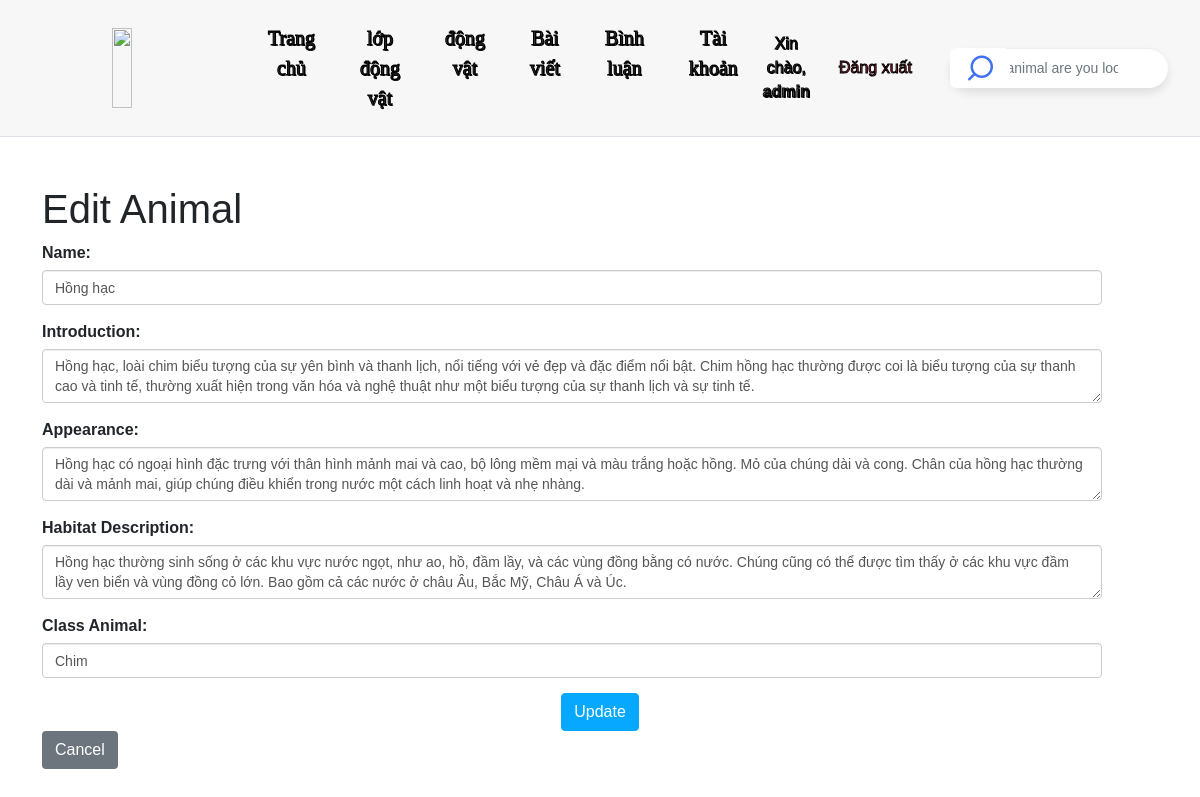
The app's page /admin/animals/edit/31 (signed in) with its own data.
### tables this page shows
CREATE TABLE IF NOT EXISTS `animals` (
  `id_animal` INT AUTO_INCREMENT PRIMARY KEY,
  `avatar` VARCHAR(255) NULL,
  `gioi_thieu_text` TEXT NULL,
  `imgqr3d` VARCHAR(255) NULL,
  `ngoai_hinh_text` TEXT NULL,
  `noi_sinh_song_image` VARCHAR(255) NULL,
  `noi_sinh_song_text` TEXT NULL,
  `name` VARCHAR(255) NOT NULL,
  `classanimals_id` INT NOT NULL,
  CONSTRAINT `fk_animals_class` FOREIGN KEY (`classanimals_id`) REFERENCES `classanimals` (`id_class`) ON DELETE CASCADE
);

CREATE TABLE IF NOT EXISTS `classanimals` (
  `id_class` INT AUTO_INCREMENT PRIMARY KEY,
  `background_video` VARCHAR(255) NULL,
  `info` TEXT NULL,
  `name` VARCHAR(255) NOT NULL
);

### controller/AnimalController.php (called while the page is built, shortened)
<?php
require_once __DIR__ . '/../config/config.php';
class AnimalController {
    private $db;
    public function __construct() {
        $database = new Database();
        $this->db = $database->getConnection();
    }
    public function getAnimalById($id) {
        $sql = "SELECT * FROM animals WHERE id_animal = :id";
        $stmt = $this->db->prepare($sql);
        $stmt->execute(['id' => $id]);
        return $stmt->fetch(PDO::FETCH_ASSOC);
    }
}
?>

### config/config.php (called while the page is built, shortened)
<?php
class Database {
    private $host = "localhost";
    private $db_name = "doanltw";
    private $username = "root";
    private $password = "";
    public function getConnection() {
        $this->conn = null;
        try {
            $this->conn = new PDO("mysql:host=" . $this->host . ";dbname=" . $this->db_name, $this->username, $this->password);
            $this->conn->setAttribute(PDO::ATTR_ERRMODE, PDO::ERRMODE_EXCEPTION);
        } catch (PDOException $exception) {
            echo "Lỗi kết nối: " . $exception->getMessage();
        }
        return $this->conn;
    }
}
?>

### controller/ClassAnimalController.php (called while the page is built, shortened)
<?php
require_once __DIR__ . '/../config/config.php';
class ClassAnimalController {
    private $db;
    public function __construct() {
        $database = new Database();
        $this->db = $database->getConnection();
    }
    public function getAllClassAnimals() {
        $sql = "SELECT * FROM classanimals";
        $stmt = $this->db->query($sql);
        return $stmt->fetchAll(PDO::FETCH_ASSOC);
    }
}
?>

### view/admin/animals/update_animal.php (the view, shortened to what this page needs)
<?php
require_once '../../../controller/AnimalController.php';
require_once '../../../controller/ClassAnimalController.php';
$animalController = new AnimalController();
$classAnimalController = new ClassAnimalController();
if ($_SERVER['REQUEST_METHOD'] === 'GET' && isset($_GET['id'])) {
    $animalId = intval($_GET['id']);
    $animal = $animalController->getAnimalById($animalId);
    $classAnimals = $classAnimalController->getAllClassAnimals();
}
?>
<!DOCTYPE html>
<html lang="en">
<head>
    <link rel="stylesheet" href="https://stackpath.bootstrapcdn.com/bootstrap/4.5.2/css/bootstrap.min.css">
</head>
<body>
    <?php include '../../headerAdmin.php'; ?>
    <div class="container mt-5">
        <h1>Edit Animal</h1>
        <form action="/animal_php/view/admin/animals/edit" method="POST">
            <div class="form-group">
                <label for="name">Name:</label>
                <input type="text" class="form-control" id="name" name="name" value="<?= htmlspecialchars($animal['name']) ?>" required>
            </div>
            <div class="form-group">
                <label for="gioi_thieu_text">Introduction:</label>
                <textarea class="form-control" id="gioi_thieu_text" name="gioi_thieu_text" required><?= htmlspecialchars($animal['gioi_thieu_text']) ?></textarea>
            </div>
            <div class="form-group">
                <label for="ngoai_hinh_text">Appearance:</label>
                <textarea class="form-control" id="ngoai_hinh_text" name="ngoai_hinh_text" required><?= htmlspecialchars($animal['ngoai_hinh_text']) ?></textarea>
            </div>
            <div class="form-group">
                <label for="noi_sinh_song_text">Habitat Description:</label>
                <textarea class="form-control" id="noi_sinh_song_text" name="noi_sinh_song_text" required><?= htmlspecialchars($animal['noi_sinh_song_text']) ?></textarea>
            </div>
            <div class="form-group">
                <label for="classanimals_id">Class Animal:</label>
                <select class="form-control" id="classanimals_id" name="classanimals_id" required>
                    <?php foreach ($classAnimals as $classAnimal): ?>
                        <option value="<?= htmlspecialchars($classAnimal['id_class']) ?>" <?= $classAnimal['id_class'] == $animal['classanimals_id'] ? 'selected' : '' ?>>
                            <?= htmlspecialchars($classAnimal['name']) ?>
                        </option>
                    <?php endforeach; ?>
                </select>
            </div>
            <button type="submit" class="btn btn-primary">Update</button>
            <a href="/animal_php/admin/animals" class="btn btn-secondary">Cancel</a>
        </form>
    </div>
</body>
</html>

### css/mystyle.css (style rules this page uses)
html { scroll-behavior: smooth; }
body { overflow-x: hidden; }
input { position: relative; outline: none; border: none; height: 100%; width: 100%; border-radius: 6px; font-size: 16px; font-weight: 400; color: black; background-color: #fff; }
.btn { display: inline-block; font-weight: 400; text-align: center; white-space: nowrap; vertical-align: middle; -webkit-user-select: none; -moz-user-select: none; -ms-user-select: none; user-select: none; border: 1px solid transparent; padding: .375rem .75rem; font-size: 1rem; line-height: 1.5; border-radius: .25rem; transition: color .15s ease-in-out,background-color .15s ease-in-out,border-color .15s ease-in-out,box-shadow .15s ease-in-out; cursor: pointer; }
.btn-primary { color: #fff; background-color: #07a8ff; border-color: #07a8ff; display: block; margin: 0 auto; }
.form-group { margin-bottom: 15px; }
label { display: inline-block; max-width: 100%; margin-bottom: 5px; font-weight: 700; }
.form-control { display: block; width: 95%; padding: 6px 12px; font-size: 14px; line-height: 1.42857143; color: #555; background-color: #fff; background-image: none; border: 1px solid #ccc; border-radius: 4px; -webkit-box-shadow: inset 0 1px 1px rgba(0,0,0,.075); box-shadow: inset 0 1px 1px rgba(0,0,0,.075); -webkit-transition: border-color ease-in-out .15s,-webkit-box-shadow ease-in-out .15s; -o-transition: border-color ease-in-out .15s,box-shadow ease-in-out .15s; transition: border-color ease-in-out .15s,box-shadow ease-in-out .15s; }
* { margin: 0; padding: 0; box-sizing: border-box; font-family: "Poppins", sans-serif; }

### records on screen
animals: name "Hồng hạc", gioi_thieu_text "Hồng hạc, loài chim biểu tượng của sự yên bình và thanh lịch, nổi tiếng với vẻ đẹp và đặc điểm nổi bật. Chim hồng hạc thường được coi là biểu tượng của sự thanh cao và tinh tế, thường xuất hiện trong văn hóa và nghệ thuật như một biểu tượng của sự thanh lịch và sự tinh tế.", ngoai_hinh_text "Hồng hạc có ngoại hình đặc trưng với thân hình mảnh mai và cao, bộ lông mềm mại và màu trắng hoặc hồng. Mỏ của chúng dài và cong. Chân của hồng hạc thường dài và mảnh mai, giúp chúng điều khiển trong nước một cách linh hoạt và nhẹ nhàng.", noi_sinh_song_text "Hồng hạc thường sinh sống ở các khu vực nước ngọt, như ao, hồ, đầm lầy, và các vùng đồng bằng có nước. Chúng cũng có thể được tìm thấy ở các khu vực đầm lầy ven biển và vùng đồng cỏ lớn. Bao gồm cả các nước ở châu Âu, Bắc Mỹ, Châu Á và Úc.", classanimals_id "Chim"

### other values on screen
$_SESSION['username'] "admin"
